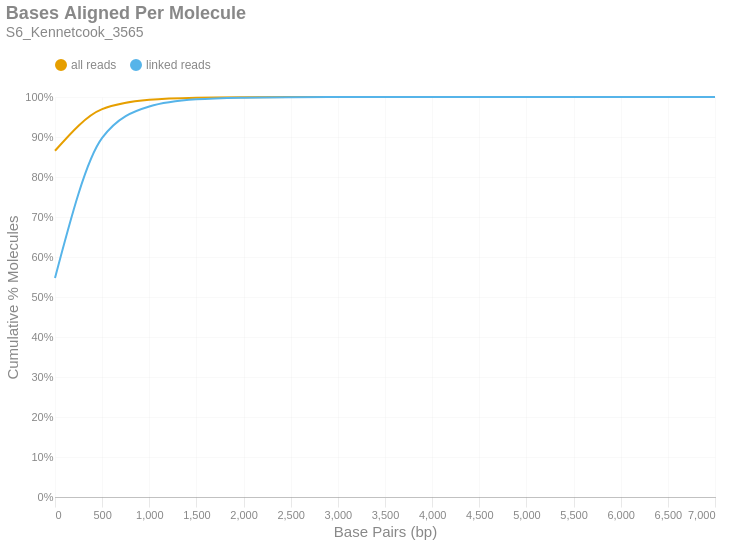

Notebook code for this chart:
### Markdown cell above
### Bases Aligned Per Molecule
This is a cumulative frequency distribution showing the number of base pairs aligned per unique molecule. These data are shown in 500 bp bins. There are two distributions: one with `all reads` (yellow) and another with only `linked reads` (blue). The percent of molecules in the `linked reads` distribution is relative to the total number of linked molecules.

### Code cell
if SKIPLR:
    print_html(f"Skipped")
else:
    binned_df = consolidated_hist(valids['aligned_bp'], mask, 500, True)
    with SafeRender(binned_df):
        (
            density_plot(binned_df, 'Bases Aligned Per Molecule', samplename, 'basesper')
            .encode(
                x=alt.X('bin:Q', title="Base Pairs (bp)").axis(tickMinStep=500).scale(padding=0),
                y=alt.Y('value:Q', title='Cumulative % Molecules')
                    .axis(format='%')
                    .scale(domain = [0,1])
                    .stack(False),
                color=alt.Color("key:N").scale(domain = ["all reads", "linked reads"]),
                tooltip = [
                    alt.Tooltip("key:N", title = "Data Type"),
                    alt.Tooltip("range_label:N", title="Bases Aligned Per Molecule"),
                    alt.Tooltip("value:Q", format = ".2%", title="% Molecules (Cum.)")
                ]
            )
        ).display()

### Figure 1 — Vega-Lite specification as saved in the notebook (floating-point values rounded to 4 significant figures)
{"width": "container", "height": 400, "config": {"title": {"anchor": "start", "dy": -15, "fontSize": 18, "color": "#888888", "subtitleColor": "#888888", "subtitleFontSize": 14}, "arc": {"fill": "#0072B2"}, "axis": {"domainColor": "#888888", "domainWidth": 0.5, "gridWidth": 0.2, "grid": false, "titleFontWeight": 400, "titleFontSize": 15, "labelFontSize": 11, "labelColor": "#888888", "tickColor": "#888888", "tickWidth": 0.2, "titleColor": "#888888"}, "axisBand": {"grid": false}, "axisX": {"grid": true, "tickSize": 10, "domainCap": "round"}, "axisY": {"domain": false, "grid": true, "tickSize": 0, "domainCap": "round"}, "background": "transparent", "header": {"labelFontSize": 15, "labelColor": "#888888", "titleFontSize": 15, "titleFontWeight": 600, "titleColor": "#888888"}, "legend": {"labelFont": "sans-serif", "labelFontSize": 12, "labelColor": "#888888", "symbolSize": 100, "symbolType": "circle", "titleFontSize": 12, "titlePadding": 10, "titleColor": "#888888", "title": null, "orient": "top"}, "range": {"category": ["#E69F00", "#56B4E9", "#009E73", "#F0E442", "#0072B2", "#D55E00", "#CC79A7", "#000000"], "diverging": ["#cfe8f3", "#a2d4ec", "#73bfe2", "#46abdb", "#1696d2", "#12719e"]}, "area": {"fill": "#0072B2", "fillOpacity": 0.7, "line": true, "strokeOpacity": 0.7}, "line": {"color": "#0072B2", "stroke": "#0072B2", "strokeWidth": 2}, "trail": {"color": "#0072B2", "stroke": "#0072B2", "strokeWidth": 0, "size": 1}, "point": {"filled": true, "fillOpacity": 1.0, "size": 95}, "text": {"color": "#888888", "fontSize": 11, "align": "right", "fontWeight": 400, "size": 11}, "bar": {"fill": "#0072B2", "stroke": null}, "view": {"stroke": null, "continuousWidth": 660, "continuousHeight": 400}}, "data": {"name": "data-a0b9f4c517f352be25766b61bf16b644"}, "mark": {"type": "line", "interpolate": "monotone", "point": {"opacity": 0, "size": 275}}, "encoding": {"color": {"field": "key", "scale": {"domain": ["all reads", "linked reads"]}, "type": "nominal"}, "tooltip": [{"field": "key", "title": "Data Type", "type": "nominal"}, {"field": "range_label", "title": "Bases Aligned Per Molecule", "type": "nominal"}, {"field": "value", "format": ".2%", "title": "% Molecules (Cum.)", "type": "quantitative"}], "x": {"axis": {"tickMinStep": 500}, "field": "bin", "scale": {"padding": 0}, "title": "Base Pairs (bp)", "type": "quantitative"}, "y": {"axis": {"format": "%"}, "field": "value", "scale": {"domain": [0, 1]}, "stack": false, "title": "Cumulative % Molecules", "type": "quantitative"}}, "params": [{"name": "param_c36ac31b6afebe62", "select": {"type": "point", "fields": ["key"]}, "bind": "legend"}], "title": {"text": "Bases Aligned Per Molecule", "subtitle": "S6_Kennetcook_3565"}, "transform": [{"fold": ["all reads (cumsum)", "linked reads (cumsum)"]}, {"calculate": "replace(datum.key, ' (cumsum)', '')", "as": "key"}, {"filter": {"param": "param_c36ac31b6afebe62"}}], "usermeta": {"embedOptions": {"downloadFileName": "S6_Kennetcook_3565.basesper"}}, "$schema": "https://vega.github.io/schema/vega-lite/v6.1.0.json", "datasets": {"data-a0b9f4c517f352be25766b61bf16b644": [{"bin": "0.0", "interval": "0.0-500.0", "all reads": 0.8655, "linked reads": 0.5476, "all reads (cumsum)": 0.8655, "linked reads (cumsum)": 0.5476, "range_label": "0-499"}, {"bin": "500.0", "interval": "500.0-1000.0", "all reads": 0.1041, "linked reads": 0.3501, "all reads (cumsum)": 0.9696, "linked reads (cumsum)": 0.8977, "range_label": "500-999"}, {"bin": "1000.0", "interval": "1000.0-1500.0", "all reads": 0.02334, "linked reads": 0.07864, "all reads (cumsum)": 0.993, "linked reads (cumsum)": 0.9763, "range_label": "1000-1499"}, {"bin": "1500.0", "interval": "1500.0-2000.0", "all reads": 0.005283, "linked reads": 0.0178, "all reads (cumsum)": 0.9982, "linked reads (cumsum)": 0.9941, "range_label": "1500-1999"}, {"bin": "2000.0", "interval": "2000.0-2500.0", "all reads": 0.001272, "linked reads": 0.004287, "all reads (cumsum)": 0.9995, "linked reads (cumsum)": 0.9984, "range_label": "2000-2499"}, {"bin": "2500.0", "interval": "2500.0-3000.0", "all reads": 0.0003461, "linked reads": 0.001166, "all reads (cumsum)": 0.9999, "linked reads (cumsum)": 0.9996, "range_label": "2500-2999"}, {"bin": "3000.0", "interval": "3000.0-3500.0", "all reads": 9.242e-05, "linked reads": 0.0003113, "all reads (cumsum)": 1.0, "linked reads (cumsum)": 0.9999, "range_label": "3000-3499"}, {"bin": "3500.0", "interval": "3500.0-4000.0", "all reads": 2.792e-05, "linked reads": 9.407e-05, "all reads (cumsum)": 1.0, "linked reads (cumsum)": 1.0, "range_label": "3500-3999"}, {"bin": "4000.0", "interval": "4000.0-4500.0", "all reads": 9.042e-06, "linked reads": 3.046e-05, "all reads (cumsum)": 1.0, "linked reads (cumsum)": 1.0, "range_label": "4000-4499"}, {"bin": "4500.0", "interval": "4500.0-5000.0", "all reads": 2.659e-06, "linked reads": 8.959e-06, "all reads (cumsum)": 1.0, "linked reads (cumsum)": 1.0, "range_label": "4500-4999"}, {"bin": "5000.0", "interval": "5000.0-5500.0", "all reads": 3.989e-07, "linked reads": 1.344e-06, "all reads (cumsum)": 1.0, "linked reads (cumsum)": 1.0, "range_label": "5000-5499"}, {"bin": "5500.0", "interval": "5500.0-6000.0", "all reads": 6.649e-07, "linked reads": 2.24e-06, "all reads (cumsum)": 1.0, "linked reads (cumsum)": 1.0, "range_label": "5500-5999"}, {"bin": "6000.0", "interval": "6000.0-6500.0", "all reads": 1.33e-07, "linked reads": 4.48e-07, "all reads (cumsum)": 1.0, "linked reads (cumsum)": 1.0, "range_label": "6000-6499"}, {"bin": "6500.0", "interval": "6500.0-7000.0", "all reads": 0.0, "linked reads": 0.0, "all reads (cumsum)": 1.0, "linked reads (cumsum)": 1.0, "range_label": "6500-6999"}, {"bin": "7000.0", "interval": "7000.0-7500.0", "all reads": 2.659e-07, "linked reads": 8.959e-07, "all reads (cumsum)": 1.0, "linked reads (cumsum)": 1.0, "range_label": "7000-7499"}]}}
